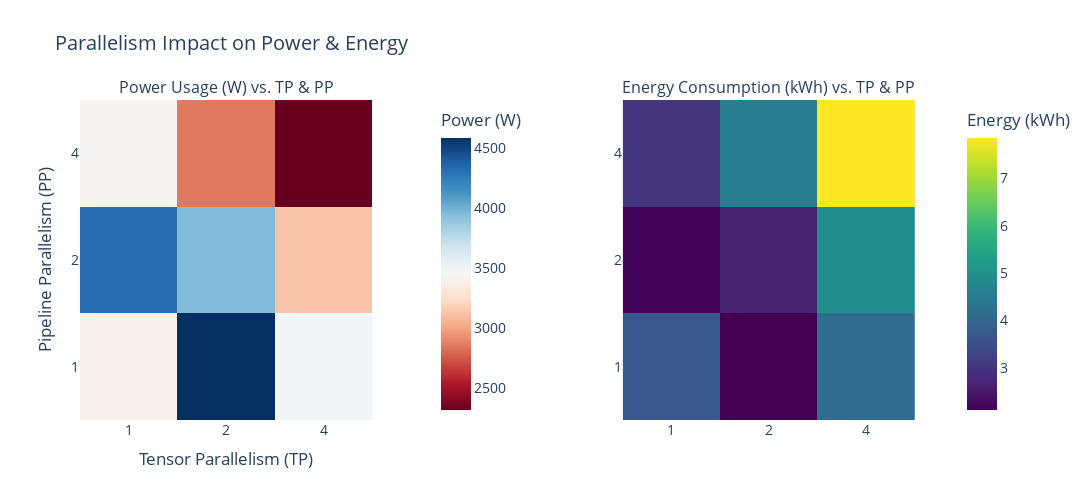

Notebook source saved alongside this figure:
### Code cell
import pandas as pd
import plotly.graph_objects as go
from plotly.subplots import make_subplots

# Pivot data for heatmaps
power_pivot = df.pivot(index="PP", columns="TP", values="average_power_watts")
energy_pivot = df.pivot(index="PP", columns="TP", values="total_energy_kwh")

# Create formatted hover text for Power Usage
hover_text_power = [
    [f"<b>TP:</b> {tp}<br><b>PP:</b> {pp}<br><b>Power:</b> {power:.1f} W" 
     for tp, power in zip(power_pivot.columns, row)]
    for pp, row in zip(power_pivot.index, power_pivot.values)
]

# Create formatted hover text for Energy Consumption
hover_text_energy = [
    [f"<b>TP:</b> {tp}<br><b>PP:</b> {pp}<br><b>Energy:</b> {energy:.2f} kWh" 
     for tp, energy in zip(energy_pivot.columns, row)]
    for pp, row in zip(energy_pivot.index, energy_pivot.values)
]

# Create subplots with proper spacing
fig = make_subplots(
    rows=1, cols=2,
    horizontal_spacing=0.3,  # More spacing between subplots
    subplot_titles=["Power Usage (W) vs. TP & PP", "Energy Consumption (kWh) vs. TP & PP"],
    shared_xaxes=False,
    shared_yaxes=False
)

# Add Power Usage Heatmap
fig.add_trace(
    go.Heatmap(
        z=power_pivot.values,
        x=power_pivot.columns.astype(str),
        y=power_pivot.index.astype(str),
        colorscale="RdBu",  # ✅ Fixed: Replaced "coolwarm" with "RdBu"
        colorbar=dict(title="Power (W)", x=0.42),  # Position colorbar closer
        text=hover_text_power,
        hoverinfo="text"
    ),
    row=1, col=1
)

# Add Energy Consumption Heatmap
fig.add_trace(
    go.Heatmap(
        z=energy_pivot.values,
        x=energy_pivot.columns.astype(str),
        y=energy_pivot.index.astype(str),
        colorscale="Viridis",
        colorbar=dict(title="Energy (kWh)", x=1.05),  # Position colorbar properly
        text=hover_text_energy,
        hoverinfo="text"
    ),
    row=1, col=2
)

# Update layout for clarity
fig.update_layout(
    title_text="Parallelism Impact on Power & Energy",
    width=1100, height=500,  # Adjust for readability
    xaxis_title="Tensor Parallelism (TP)",
    yaxis_title="Pipeline Parallelism (PP)",
    font=dict(size=14)
)

# Show interactive plot
fig.show()

### Figure 1 — Plotly figure (JSON) as saved in the notebook; plotly's stock layout.template omitted (floating-point values rounded to 4 significant figures)
{"data": [{"colorbar": {"title": {"text": "Power (W)"}, "x": 0.42}, "colorscale": [[0, "rgb(103,0,31)"], [0.1, "rgb(178,24,43)"], [0.2, "rgb(214,96,77)"], [0.3, "rgb(244,165,130)"], [0.4, "rgb(253,219,199)"], [0.5, "rgb(247,247,247)"], [0.6, "rgb(209,229,240)"], [0.7, "rgb(146,197,222)"], [0.8, "rgb(67,147,195)"], [0.9, "rgb(33,102,172)"], [1, "rgb(5,48,97)"]], "hoverinfo": "text", "text": [["<b>TP:</b> 1<br><b>PP:</b> 1<br><b>Power:</b> 3392.8 W", "<b>TP:</b> 2<br><b>PP:</b> 1<br><b>Power:</b> 4580.8 W", "<b>TP:</b> 4<br><b>PP:</b> 1<br><b>Power:</b> 3478.7 W"], ["<b>TP:</b> 1<br><b>PP:</b> 2<br><b>Power:</b> 4311.7 W", "<b>TP:</b> 2<br><b>PP:</b> 2<br><b>Power:</b> 3948.2 W", "<b>TP:</b> 4<br><b>PP:</b> 2<br><b>Power:</b> 3129.2 W"], ["<b>TP:</b> 1<br><b>PP:</b> 4<br><b>Power:</b> 3432.6 W", "<b>TP:</b> 2<br><b>PP:</b> 4<br><b>Power:</b> 2850.6 W", "<b>TP:</b> 4<br><b>PP:</b> 4<br><b>Power:</b> 2320.8 W"]], "type": "heatmap", "x": ["1", "2", "4"], "xaxis": "x", "y": ["1", "2", "4"], "yaxis": "y", "z": [[3393.0, 4581.0, 3479.0], [4312.0, 3948.0, 3129.0], [3433.0, 2851.0, 2321.0]]}, {"colorbar": {"title": {"text": "Energy (kWh)"}, "x": 1.05}, "colorscale": [[0, "#440154"], [0.1111, "#482878"], [0.2222, "#3e4989"], [0.3333, "#31688e"], [0.4444, "#26828e"], [0.5556, "#1f9e89"], [0.6667, "#35b779"], [0.7778, "#6ece58"], [0.8889, "#b5de2b"], [1, "#fde725"]], "hoverinfo": "text", "text": [["<b>TP:</b> 1<br><b>PP:</b> 1<br><b>Energy:</b> 3.67 kWh", "<b>TP:</b> 2<br><b>PP:</b> 1<br><b>Energy:</b> 2.11 kWh", "<b>TP:</b> 4<br><b>PP:</b> 1<br><b>Energy:</b> 4.16 kWh"], ["<b>TP:</b> 1<br><b>PP:</b> 2<br><b>Energy:</b> 2.16 kWh", "<b>TP:</b> 2<br><b>PP:</b> 2<br><b>Energy:</b> 2.64 kWh", "<b>TP:</b> 4<br><b>PP:</b> 2<br><b>Energy:</b> 4.92 kWh"], ["<b>TP:</b> 1<br><b>PP:</b> 4<br><b>Energy:</b> 3.03 kWh", "<b>TP:</b> 2<br><b>PP:</b> 4<br><b>Energy:</b> 4.54 kWh", "<b>TP:</b> 4<br><b>PP:</b> 4<br><b>Energy:</b> 7.85 kWh"]], "type": "heatmap", "x": ["1", "2", "4"], "xaxis": "x2", "y": ["1", "2", "4"], "yaxis": "y2", "z": [[3.669, 2.113, 4.157], [2.159, 2.639, 4.917], [3.032, 4.545, 7.85]]}], "layout": {"annotations": [{"font": {"size": 16}, "showarrow": false, "text": "Power Usage (W) vs. TP & PP", "x": 0.175, "xanchor": "center", "xref": "paper", "y": 1, "yanchor": "bottom", "yref": "paper"}, {"font": {"size": 16}, "showarrow": false, "text": "Energy Consumption (kWh) vs. TP & PP", "x": 0.825, "xanchor": "center", "xref": "paper", "y": 1, "yanchor": "bottom", "yref": "paper"}], "font": {"size": 14}, "height": 500, "title": {"text": "Parallelism Impact on Power & Energy"}, "width": 1100, "xaxis": {"anchor": "y", "domain": [0, 0.35], "title": {"text": "Tensor Parallelism (TP)"}}, "xaxis2": {"anchor": "y2", "domain": [0.65, 1.0]}, "yaxis": {"anchor": "x", "domain": [0, 1], "title": {"text": "Pipeline Parallelism (PP)"}}, "yaxis2": {"anchor": "x2", "domain": [0, 1]}}}
